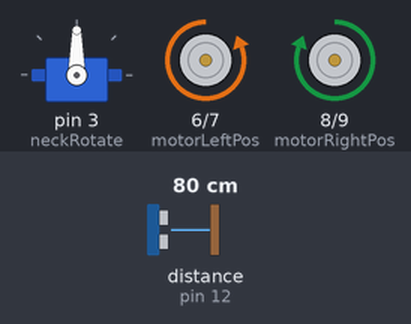
Bench run of a sketch on a simulated Arduino Uno, built with avr-gcc and run on an emulated ATmega328P. Shown: servo, motor-driver pin pairs drawn as motors (green arrow = first pin HIGH = forward, orange = second pin HIGH = backward, longer = more drive). Wiring (inferred from the names in the program): ultrasonic range finder: trigger pin 11; echo pin 12. The test bench sets the inputs (shaded band); at power-on: distance to the obstacle (sensor on pin 12) 80 cm. The echo pulse lasts 58.3 µs per cm.

Above: at 1.2 s.
1.3 s: distance to the obstacle (sensor on pin 12) set to 12 cm
2.8 s: distance to the obstacle (sensor on pin 12) set to 9 cm
At 5.1 s:
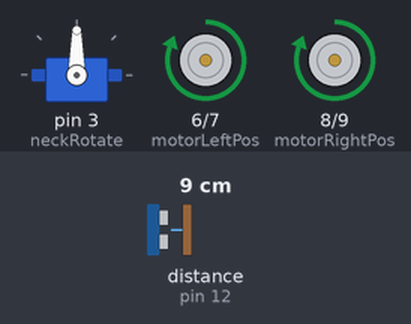
5.8 s: distance to the obstacle (sensor on pin 12) set to 18 cm
At 6.6 s:
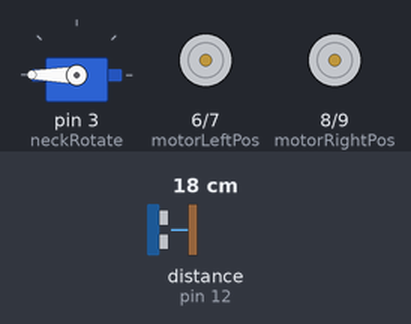
8.7 s: distance to the obstacle (sensor on pin 12) set to 2 cm
At 9.1 s:
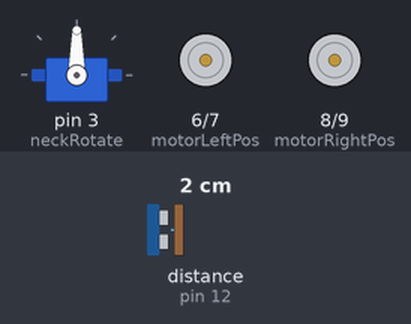
11.7 s: distance to the obstacle (sensor on pin 12) set to 35 cm
At 13.0 s:
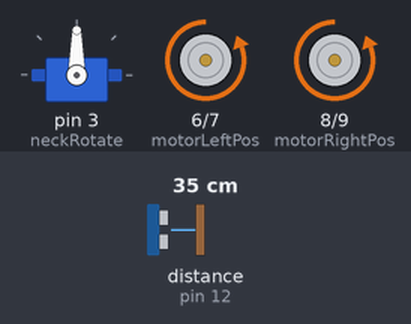
Timing chart, 0 to 14.7 s (numbered marks = the images above; inputs shaded):
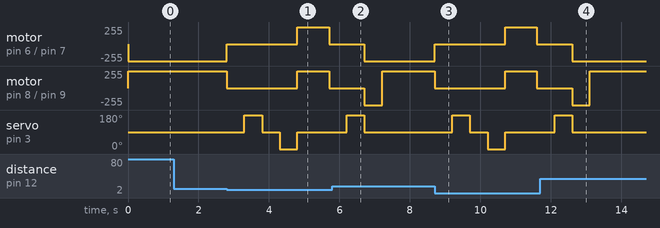

The sketch:

ObstacleAvoidingRobot.ino
```cpp
#include <Servo.h>

int motorLeftPos = 6;
int motorLeftNeg = 7;
int motorRightPos = 8;
int motorRightNeg = 9;
int trigPin = 11;
int echoPin = 12;

Servo neckRotate;

long int duration;
int distance;
bool obsCheck;

void setup() {
  pinMode(motorLeftPos,OUTPUT);
  pinMode(motorLeftNeg,OUTPUT);
  pinMode(motorRightPos,OUTPUT);
  pinMode(motorRightNeg,OUTPUT);

  pinMode(trigPin,OUTPUT);
  pinMode(echoPin,INPUT);

  neckRotate.attach(3);
}

void stopMotor(){
  digitalWrite(motorLeftPos,LOW);
  digitalWrite(motorLeftNeg,LOW);
  digitalWrite(motorRightPos,LOW);
  digitalWrite(motorRightNeg,LOW);
}

bool checkLeft(){
  delay(500);
  neckRotate.write(180);
  obsCheck = checkObstacle();
  delay(500);
  neckRotate.write(90);
  return obsCheck;
}

bool checkRight(){
  delay(500);
  neckRotate.write(0);
  obsCheck = checkObstacle();
  delay(500);
  neckRotate.write(90);
  return obsCheck;
}

void turnLeft(){
  digitalWrite(motorLeftPos,LOW);
  digitalWrite(motorLeftNeg,HIGH);
  digitalWrite(motorRightPos,LOW);
  digitalWrite(motorRightNeg,HIGH);
  delay(500);
  stopMotor();
}

void turnRight(){
  digitalWrite(motorLeftPos,HIGH);
  digitalWrite(motorLeftNeg,LOW);
  digitalWrite(motorRightPos,HIGH);
  digitalWrite(motorRightNeg,LOW);
  delay(500);
  stopMotor();
}

void moveForward(){
  neckRotate.write(90);
  digitalWrite(motorLeftPos,LOW);
  digitalWrite(motorLeftNeg,HIGH);
  digitalWrite(motorRightPos,HIGH);
  digitalWrite(motorRightNeg,LOW);
}

void turnAround(){
  digitalWrite(motorLeftPos,HIGH);
  digitalWrite(motorLeftNeg,LOW);
  digitalWrite(motorRightPos,HIGH);
  digitalWrite(motorRightNeg,LOW);
  delay(900);
  stopMotor();
}

bool checkObstacle(){
  digitalWrite(trigPin,LOW);
  digitalWrite(echoPin,LOW);
  delayMicroseconds(2);

  digitalWrite(trigPin,HIGH);
  delayMicroseconds(10);
  digitalWrite(trigPin,LOW);

  duration = pulseIn(echoPin,HIGH);
  distance = duration*0.0343/2;

  if(distance<10){
    stopMotor();
    return false;
  }
  else
    return true;
}


void loop() {
  while(checkObstacle()){
    moveForward();
  }
  if(checkLeft())
    turnLeft();
  else if(checkRight())
    turnRight();
  else
    turnAround();
  stopMotor();
}
```

Measured:
- the behaviour switches between 11 and 10 cm on distance to the obstacle (sensor on pin 12) (found by bisection; images 0 and 1)
- after the input at 1.3 s, every drawn part: stays the same
- after the input at 2.8 s, motor on pin 6 (motorLeftPos) / pin 7 (motorLeftNeg): backward 255/255 → stopped at once, → forward 255/255 2.0 s later, → stopped 0.90 s later; motor on pin 8 (motorRightPos) / pin 9 (motorRightNeg): forward 255/255 → stopped at once, → forward 255/255 2.0 s later, → stopped 0.90 s later
- after the input at 5.8 s, servo on pin 3 (neckRotate): goes on until 6.7 s, then stays 90°
- after the input at 8.7 s, motor on pin 6 (motorLeftPos) / pin 7 (motorLeftNeg): backward 255/255 → stopped at once, → forward 255/255 2.0 s later, → stopped 0.90 s later; motor on pin 8 (motorRightPos) / pin 9 (motorRightNeg): forward 255/255 → stopped at once, → forward 255/255 2.0 s later, → stopped 0.90 s later
- after the input at 11.7 s, servo on pin 3 (neckRotate): goes on until 12.6 s, then stays 90°
